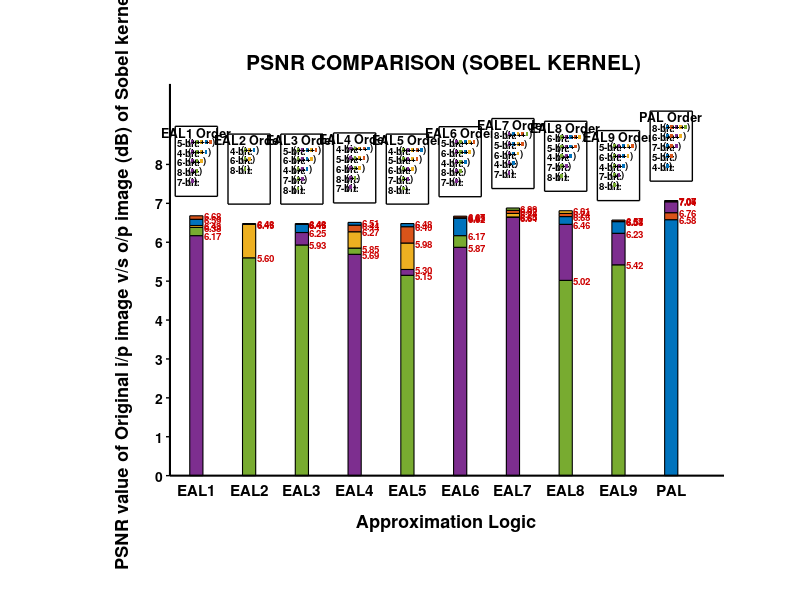

Write the MATLAB code that produced this figure.
% Clear workspace
clc;
clear;
close all;

% --- DATA DEFINITION ---
PSNR_Sobel_Values = [
    6.59,   6.68,   6.43,   6.17,   6.38;    % EAL1
    6.48,   0.0,    6.46,   0.0,    5.60;    % EAL2
    6.46,   6.48,   6.46,   6.25,   5.93;    % EAL3
    6.51,   6.44,   6.27,   5.69,   5.85;    % EAL4
    6.48,   6.40,   5.98,   5.30,   5.15;    % EAL5
    6.62,   6.67,   6.63,   5.87,   6.17;    % EAL6
    6.65,   6.82,   6.74,   6.64,   6.88;    % EAL7
    6.66,   6.74,   6.81,   6.46,   5.02;    % EAL8
    6.53,   6.57,   6.54,   6.23,   5.42;    % EAL9
    6.58,   6.76,   7.06,   7.04,   7.07     % PAL
];

logicNames = {'EAL1', 'EAL2', 'EAL3', 'EAL4', 'EAL5', 'EAL6', 'EAL7', 'EAL8', 'EAL9', 'PAL'};
bitLabels = {'4-bit', '5-bit', '6-bit', '7-bit', '8-bit'};

% --- COLORS (Fixed Map) ---
% 1:4-bit(Blue), 2:5-bit(Orange), 3:6-bit(Yellow), 4:7-bit(Purple), 5:8-bit(Green)
fixedColors = [
    0.00, 0.45, 0.74;  % 4-bit (Blue)
    0.85, 0.33, 0.10;  % 5-bit (Orange)
    0.93, 0.69, 0.13;  % 6-bit (Yellow)
    0.49, 0.18, 0.56;  % 7-bit (Purple)
    0.47, 0.67, 0.19   % 8-bit (Green)
];

% --- PLOTTING SETUP ---
figure('Position', [50, 50, 1600, 900], 'Color', 'w');
hold on;
axis off; 

% Layout Parameters
num_groups = 10;
bar_width = 0.5;
group_spacing = 2.0; 
x_limit = num_groups * group_spacing + 1;

% --- MAIN LOOP ---
for i = 1:num_groups
    
    % 1. Get & Sort Data
    raw_vals = PSNR_Sobel_Values(i, :);
    valid_indices = find(raw_vals > 0);
    valid_vals = raw_vals(valid_indices);
    
    % Sort Ascending (Smallest at bottom, Largest at top)
    [sorted_vals, sort_idx] = sort(valid_vals);
    original_indices = valid_indices(sort_idx);
    
    % 2. Calculate Incremental Heights
    heights = zeros(size(sorted_vals));
    heights(1) = sorted_vals(1);
    for k = 2:length(sorted_vals)
        heights(k) = sorted_vals(k) - sorted_vals(k-1);
    end
    
    % --- DRAW BARS ---
    center_x = (i-1) * group_spacing + 1;
    start_x = center_x - bar_width/2;
    current_y = 0;
    
    for k = 1:length(sorted_vals)
        h = heights(k);
        col_idx = original_indices(k);
        c = fixedColors(col_idx, :);
        
        % Draw Bar Segment
        rectangle('Position', [start_x, current_y, bar_width, h], ...
            'FaceColor', c, 'EdgeColor', 'k', 'LineWidth', 0.8);
        
        % Red Value Label (High Contrast)
        text_val = sorted_vals(k);
        text(start_x + bar_width + 0.05, current_y + h, sprintf('%.2f', text_val), ...
            'Color', [0.8 0 0], 'FontSize', 7, 'FontWeight', 'bold', 'VerticalAlignment', 'middle');
            
        current_y = current_y + h;
    end
    
    % X-Axis Label (Black)
    text(center_x, -0.2, logicNames{i}, 'FontSize', 11, 'FontWeight', 'bold', ...
        'Color', 'k', 'HorizontalAlignment', 'center', 'VerticalAlignment', 'top');
    
    % --- DRAW INDIVIDUAL LEGEND BOX ---
    box_w = 1.6;
    box_h = 1.8; 
    box_x = center_x - box_w/2;
    box_y = current_y + 0.5; 
    
    % Box Background (Thicker Black Border)
    rectangle('Position', [box_x, box_y, box_w, box_h], ...
        'FaceColor', 'w', 'EdgeColor', 'k', 'LineWidth', 1.0);
    
    % Legend Title
    text(center_x, box_y + box_h - 0.15, [logicNames{i} ' Order'], ...
        'FontSize', 9, 'FontWeight', 'bold', 'Color', 'k', 'HorizontalAlignment', 'center');
    
    row_h = 0.25;
    curr_leg_y = box_y + box_h - 0.4;
    patch_size = 0.1;
    
    % Iterate Descending (Top of stack first)
    for k = length(sorted_vals):-1:1
        idx_k = original_indices(k); 
        label_str = bitLabels{idx_k};
        
        % Label: "X-bit :" (Bold Black)
        text(box_x + 0.1, curr_leg_y, [label_str ':'], ...
            'FontSize', 7, 'FontWeight', 'bold', 'Color', 'k');
        
        % Open Bracket
        text(box_x + 0.5, curr_leg_y, '(', 'FontSize', 7, 'FontWeight', 'bold', 'Color', 'k');
        
        % Draw Cumulative Patches
        px = box_x + 0.6;
        for p = 1:k
             pidx = original_indices(p);
             pc = fixedColors(pidx, :);
             
             rectangle('Position', [px, curr_leg_y - patch_size/2, patch_size, patch_size], ...
                 'FaceColor', pc, 'EdgeColor', 'none');
             
             px = px + patch_size + 0.02;
             
             % '+' Sign
             if p < k
                 text(px, curr_leg_y, '+', 'FontSize', 6, 'FontWeight', 'bold', 'Color', 'k', 'HorizontalAlignment', 'center');
                 px = px + 0.05;
             end
        end
        
        % Close Bracket
        text(px + 0.02, curr_leg_y, ')', 'FontSize', 7, 'FontWeight', 'bold', 'Color', 'k');
        
        curr_leg_y = curr_leg_y - row_h;
    end
end

% --- MANUAL AXES ---
max_val_global = max(max(PSNR_Sobel_Values));
y_top = max_val_global + 3; 

% Y-Axis Line (Thick)
line([0, 0], [0, y_top], 'Color', 'k', 'LineWidth', 1.5);

% Y-Ticks & Labels (Bold)
yticks = 0:1:ceil(max_val_global);
for y = yticks
    line([-0.15, 0], [y, y], 'Color', 'k', 'LineWidth', 1.0);
    text(-0.25, y, num2str(y), 'HorizontalAlignment', 'right', ...
        'FontSize', 10, 'FontWeight', 'bold', 'Color', 'k');
end

% Y-Label
text(-1.8, y_top/2, 'PSNR value of Original i/p image v/s o/p image (dB) of Sobel kernel', 'Rotation', 90, ...
    'FontSize', 13, 'FontWeight', 'bold', 'Color', 'k', 'HorizontalAlignment', 'center');

% X-Axis Line (Thick)
line([0, x_limit], [0, 0], 'Color', 'k', 'LineWidth', 1.5);
text(x_limit/2, -1.2, 'Approximation Logic', ...
    'FontSize', 13, 'FontWeight', 'bold', 'Color', 'k', 'HorizontalAlignment', 'center');

% Title
text(x_limit/2, y_top + 0.5, 'PSNR COMPARISON (SOBEL KERNEL) ', ...
    'FontSize', 15, 'FontWeight', 'bold', 'Color', 'k', 'HorizontalAlignment', 'center');

% Adjust View
axis([-2.5, x_limit, -1.5, y_top + 1]);
axis off;
